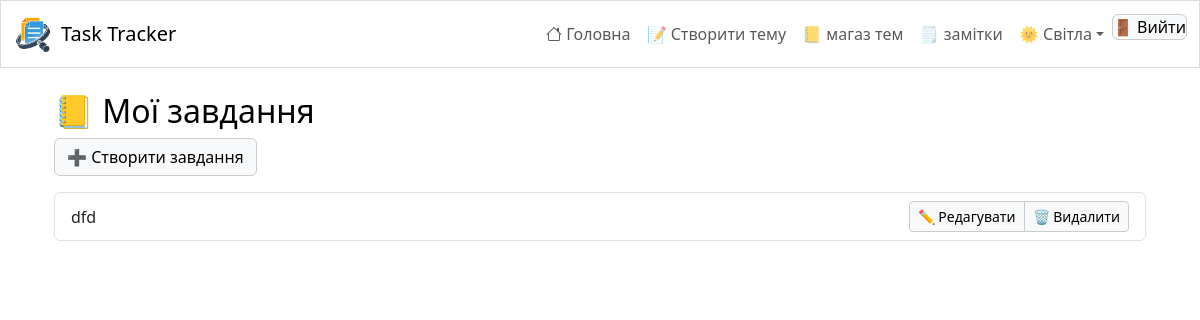
Before: / (signed in) with the older database file.
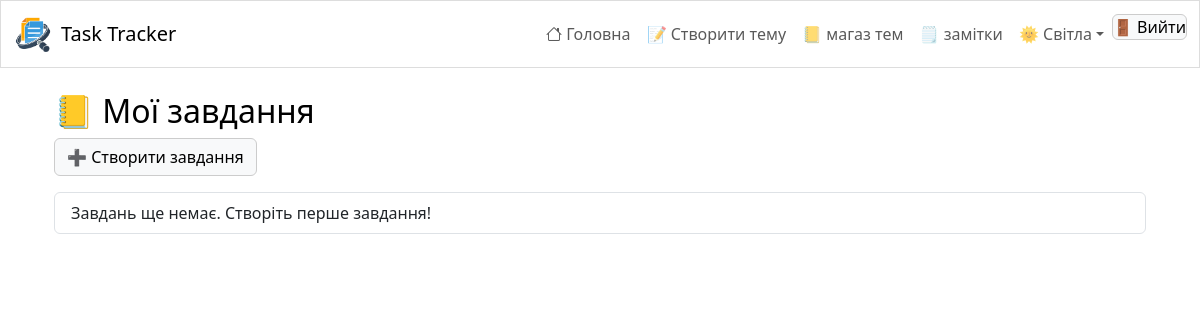
After: the same page with the newer database file.
### tasks/models.py (models this page shows, shortened)
class Task(models.Model):
    STATUS_CHOICES = [
        ('todo', 'To Do'),
        ('in_progress', 'In Progress'),
        ('done', 'Done'),
    ]
    PRIORITY_CHOICES = [
        ('low', 'Low'),
        ('medium', 'Medium'),
        ('high', 'High'),
    ]
    title = models.CharField(max_length=255, verbose_name="Назва Завданнь")
    description = models.TextField(blank=True, verbose_name="Опис Завданнь")
    status = models.CharField(max_length=20, choices=STATUS_CHOICES, default='todo', verbose_name="Статус Завданнь")
    priority = models.CharField(max_length=20, choices=PRIORITY_CHOICES, default='medium', verbose_name="Пріоритет Завданнь")
    due_date = models.DateField(null=True, blank=True)
    creator = models.ForeignKey(User, on_delete=models.CASCADE)

### tasks/views.py (the view)
# urls.py: path('', TaskListView.as_view(), name='task-list'),
class TaskListView(LoginRequiredMixin, ListView):
    model = Task
    context_object_name = 'tasks'
    template_name = 'tasks/task_list.html'
    def get_queryset(self):
        queryset = super().get_queryset().filter(creator=self.request.user)
        status = self.request.GET.get('status', '')
        if status:
            queryset = queryset.filter(status=status)
        return queryset
    def get_context_data(self, **kwargs):
        context = super().get_context_data(**kwargs)
        context['form'] = TaskFilterForm(self.request.GET)
        return context

### templates/tasks/task_list.html (shortened to what this page needs)
{% extends "base.html" %}
{% block content %}
<div class="container mt-3">
    <h2>📒 Мої завдання</h2>
    <div class="mb-3 d-flex gap-2">
        <a href="{% url 'tasks:task-create' %}" class="btn btn-primary">➕ Створити завдання</a>
    </div>
    <ul class="list-group">
        {% for task in tasks %}
            <li class="list-group-item d-flex justify-content-between align-items-center">
                <div>
                    <p class="mb-0">{{ task.description|truncatewords:15 }}</p>
                </div>
                <div class="btn-group">
                    <a href="{% url 'tasks:task-update' task.pk %}" class="btn btn-warning btn-sm">✏️ Редагувати</a>
                    <a href="{% url 'tasks:task-delete' task.pk %}" class="btn btn-danger btn-sm">🗑 Видалити</a>
                </div>
            </li>
        {% empty %}
            <li class="list-group-item">Завдань ще немає. Створіть перше завдання!</li>
        {% endfor %}
    </ul>
</div>
{% endblock %}

### templates/base.html (shortened to what this page needs)
<!DOCTYPE html>
<html lang="uk">
<head>
    {% load static %}
    <link href="https://cdn.jsdelivr.net/npm/bootstrap@5.3.6/dist/css/bootstrap.min.css" rel="stylesheet">
    <link rel="stylesheet" href="{% static 'css/style.css' %}">
    <link rel="stylesheet" href="{% static 'meme_theme/style.css' %}">
    <link rel="stylesheet" href="https://cdn.jsdelivr.net/npm/bootstrap-icons@1.13.1/font/bootstrap-icons.min.css">
</head>
<body class="theme-light">
    <nav class="navbar navbar-expand-lg navbar-light bg-light">
        <div class="container-fluid">
            <a class="navbar-brand d-flex align-items-center" href="{% url 'tasks:task-list' %}">
                <img src="{% static 'img/logo.png' %}" alt="Logo" height="40" class="me-2">
                Task Tracker
            </a>
            <div class="collapse navbar-collapse justify-content-end" id="navbarNav">
                <ul class="navbar-nav mb-2 mb-lg-0">
                    <li class="nav-item">
                        <a class="nav-link" href="{% url 'tasks:task-list' %}"><i class="bi bi-house"></i> Головна</a>
                    </li>
                    <li class="nav-item">
                        <a class="nav-link" href="{% url 'tasks:editor' %}">📝 Створити тему</a>
                    </li>
                    <li class="nav-item">
                        <a class="nav-link" href="{% url 'tasks:workshop' %}">📒 магаз тем</a>
                    </li>
                    <li class="nav-item">
                        <a class="nav-link" href="{% url 'tasks:note-list' %}">🗒️  замітки</a>
                    </li>
                    <li class="nav-item dropdown">
                        <a class="nav-link dropdown-toggle" href="#" role="button" data-bs-toggle="dropdown" id="themeToggleBtn">
                        </a>
                    </li>
                    <li class="nav-item">
                        <form action="{% url 'logout' %}" method="post" class="d-inline">
                            <button type="submit" class="nav-link btn btn-link p-0 m-0" style="text-decoration:none;">
                                🚪 Вийти
                            </button>
                        </form>
                    </li>
                </ul>
            </div>
        </div>
    </nav>
    <div class="container mt-4">
        {% block content %}{% endblock %}
    </div>
</body>
</html>

### static/meme_theme/style.css (style rules this page uses)
body.theme-light { background-color: #ffffff; color: #000000; }

Changed rows visible on the page:
removed Task: description "dfd"
Other visible differences:
text now shown: "Завдань ще немає. Створіть перше завдання!"
